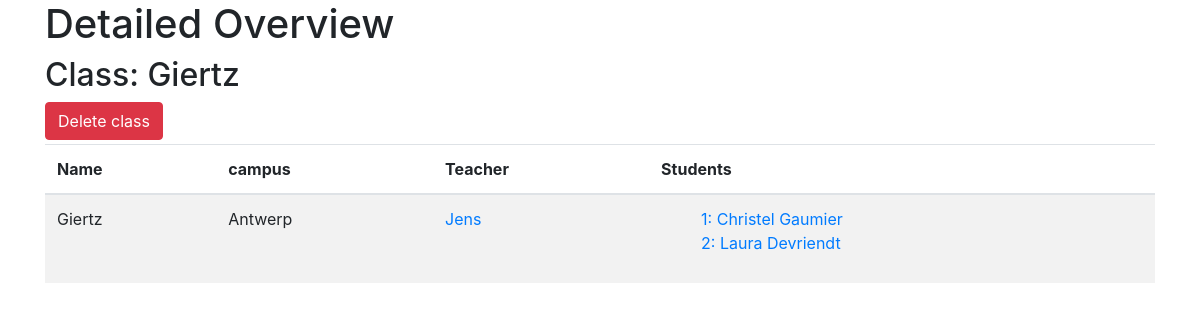
Page /?details=class&id=5 on the committed database.
### tables this page shows
CREATE TABLE `class` (
  `class_id` int(11) NOT NULL AUTO_INCREMENT,
  `name` varchar(100) NOT NULL,
  `campus` varchar(100) NOT NULL,
  `teacher_id` int(11) NOT NULL,
  PRIMARY KEY (`class_id`),
  KEY `class_FK` (`teacher_id`),
  CONSTRAINT `class_FK` FOREIGN KEY (`teacher_id`) REFERENCES `teacher` (`teacher_id`) ON DELETE CASCADE
);

CREATE TABLE `teacher` (
  `teacher_id` int(11) NOT NULL AUTO_INCREMENT,
  `name` varchar(100) NOT NULL,
  `email` varchar(2083) NOT NULL,
  PRIMARY KEY (`teacher_id`)
);

CREATE TABLE `student` (
  `student_id` int(11) NOT NULL AUTO_INCREMENT,
  `name` varchar(100) NOT NULL,
  `email` varchar(2083) NOT NULL,
  `class_id` int(11) NOT NULL,
  PRIMARY KEY (`student_id`),
  KEY `student_FK` (`class_id`),
  CONSTRAINT `student_FK` FOREIGN KEY (`class_id`) REFERENCES `class` (`class_id`) ON DELETE CASCADE
);

### Controller/DetailController.php (called while the page is built, shortened)
<?php
class DetailController implements ControllerInterface {
    public function render(){
        $manager=new DatabaseManager();
        if($_GET['details']==='class') {
            $class = (new ClassBecodeLoader())->findById((int)$_GET['id']);
        }
        require 'View/detailedView.php';
    }
}

### index.php (called while the page is built, shortened)
<?php
require 'Controller/DetailController.php';
require 'Model/DatabaseManager.php';
require 'Model/ClassBecodeLoader.php';
require 'Model/Teacher.php';
require 'Model/ClassBecode.php';
if (isset($_GET['create'])) {
    $controller=new ControllerCreate();
}  elseif(isset($_GET['details'])) {
    $controller = new DetailController();
} elseif (isset($_GET['edit'])){
    $controller=new ControllerEdit();
}
else {
    $controller = new OverviewController();
}
$controller->render();

### Model/DatabaseManager.php (called while the page is built, shortened)
<?php
class DatabaseManager
{
    protected PDO $dbcontroller;
    public function __construct()
    {
        $dbhost = "localhost";
        $dbuser = "becode";
        $dbpass = PASS;
        $db = "crud";
        $driverOptions = [
            PDO::MYSQL_ATTR_INIT_COMMAND => "SET NAMES 'utf8'",
            PDO::ATTR_ERRMODE => PDO::ERRMODE_EXCEPTION,
            PDO::ATTR_DEFAULT_FETCH_MODE => PDO::FETCH_ASSOC,
        ];
        $this->dbcontroller = new PDO('mysql:host=' . $dbhost . ';dbname=' . $db, $dbuser, $dbpass, $driverOptions);
        $this->fetchTeachers();
        $this->fetchClasses();
        $this->fetchStudents();
    }
    public function getDbcontroller(): PDO
    {
        return $this->dbcontroller;
    }
    private function fetchTeachers()
    {
        $handle = $this->getDbcontroller()->prepare('SELECT * FROM teacher');
        $handle->execute();
        $teachers = $handle->fetchAll();
    }
    private function fetchClasses()
    {
        $handle = $this->getDbcontroller()->prepare('SELECT class_id, class.name as className, campus, class.teacher_id, teacher.name as teacherName,email FROM class JOIN teacher ON class.teacher_id=teacher.teacher_id');
        $handle->execute();
        $classes = $handle->fetchAll();
    }
    private function fetchStudents()
    {
        $handle = $this->getDbcontroller()->prepare('SELECT student_id, student.name as studentName, student.email as studentEmail, class.class_id, class.name as className, campus, class.teacher_id, teacher.name as teacherName,teacher.email FROM student JOIN class ON student.class_id=class.class_id JOIN teacher ON teacher.teacher_id=class.teacher_id');
        $handle->execute();
        $students = $handle->fetchAll();
    }
}

### Model/ClassBecode.php (called while the page is built)
<?php
class ClassBecode
{
private int $id;
private string $name;
private string $campus;
private Teacher $teacher;
    public function __construct(int $id, string $name, string $campus, Teacher $teacher)
    {
        $this->id = $id;
        $this->name = $name;
        $this->campus = $campus;
        $this->teacher= $teacher;
    }
    public function getId(): int
    {
        return $this->id;
    }
    public function getName(): string
    {
        return $this->name;
    }
    public function getCampus(): string
    {
        return $this->campus;
    }
    public function getTeacher(): Teacher
    {
        return $this->teacher;
    }
}

### Model/Teacher.php (called while the page is built, shortened)
<?php
class Teacher
{
    private int $id;
    private string $name;
    public function __construct(int $id, string $name, string $email)
    {
        $this->id = $id;
        $this->name = $name;
    }
    public function getId(): int
    {
        return $this->id;
    }
    public function getName(): string
    {
        return $this->name;
    }
}

### Model/ClassBecodeLoader.php (the view, shortened to what this page needs)
<?php
class classBecodeLoader extends DatabaseManager
{
    public function findById(int $id): ClassBecode
    {
        foreach ($this->classes as $class) {
            if ($class->getId() == $id) {
                return $class;
            }
        }
    }
    public function createStudentClassList(int $class_id): string
    {
        $list = "";
        $q = $this->getDbcontroller()->prepare(' SELECT student.student_id, student.name from student LEFT JOIN class ON student.class_id =class.class_id where class.class_id =:id ;');
        $q->bindValue(':id', $class_id);
        $q->execute();
        $rows = $q->fetchAll();
        foreach ($rows as $key => $row) {
            $key += 1;
            $list .= "<a href='?details=student&id={$row['student_id']}' class='mb-1 '>$key: {$row['name']}</a><br>";
        }
        return "<ol>" . $list . "</ol>";
    }
}

### View/detailedView.php (shortened to what this page needs)
<?php require 'includes/header.php' ?>
<section class="container">
    <h1>Detailed Overview</h1>
    <?php if(isset($class)):?>
        <h2>Class: <?php echo"{$class->getName()}"?></h2>
        <form method='post' action=''>
            <button  class='mb-1 btn btn-danger' type='submit' name='deleteClass' value="<?php echo "{$class->getId()}";?>">Delete class</button>
        </form>
        <table class="table table-striped">
            <thead>
            <tr>
                <th>Name</th>
                <th>campus</th>
                <th>Teacher</th>
                <th>Students</th>
            </tr>
            </thead>
            <tbody>
        <tr>
            <td><?php echo "{$class->getName()}"?></td>
            <td><?php echo "{$class->getCampus()}"?></td>
            <td><a href="<?php echo "?details=teacher&id={$class->getTeacher()->getId()}"?>"><?php echo"{$class->getTeacher()->getName()}"?></a></td>
            <td>
           <?php
           $loader=new ClassBecodeLoader();
           echo"{$loader->createStudentClassList($class->getId())}"?>
            </td>
        </tr>
            </tbody>
        </table>
    <?php endif;?>
</section>
<?php require 'includes/footer.php' ?>

### rows in the picture
class: campus "Antwerp"
teacher: name "Jens"
student: name "Christel Gaumier"
student: name "Laura Devriendt"

### other values in the picture
$class->getName() "Giertz"
